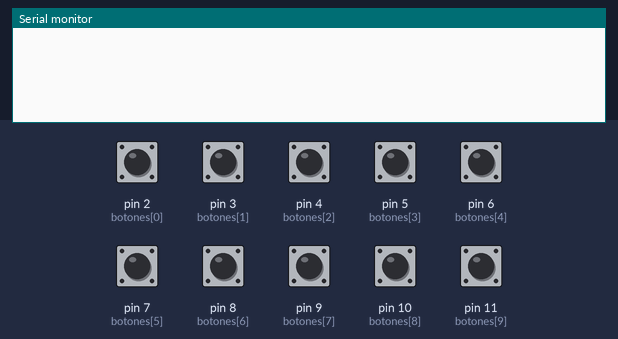
Simulated run of this sketch. Board: Arduino Uno, built with avr-gcc and run on an emulated ATmega328P. Shown: the last lines printed to the serial monitor. The test bench sets the inputs (shaded band); at power-on: pin 2 (botones[0]), pin 3 (botones[1]), pin 4 (botones[2]), pin 5 (botones[3]), pin 6 (botones[4]), pin 7 (botones[5]), pin 8 (botones[6]), pin 9 (botones[7]), pin 10 (botones[8]), pin 11 (botones[9]) HIGH.

Above: at 1.2 s.
1.3 s: pin 2 (botones[0]) pulled LOW for 0.15 s
At 2.5 s:
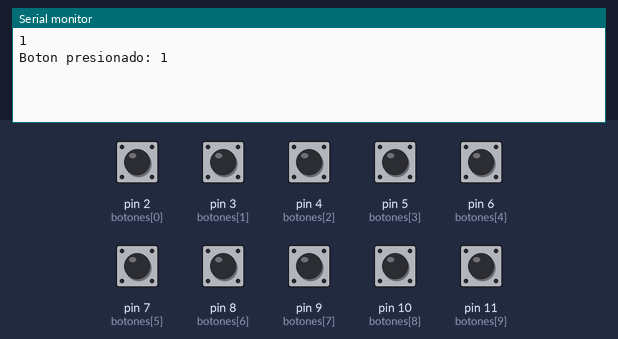
2.9 s: pin 3 (botones[1]) pulled LOW for 0.15 s
At 4.0 s:
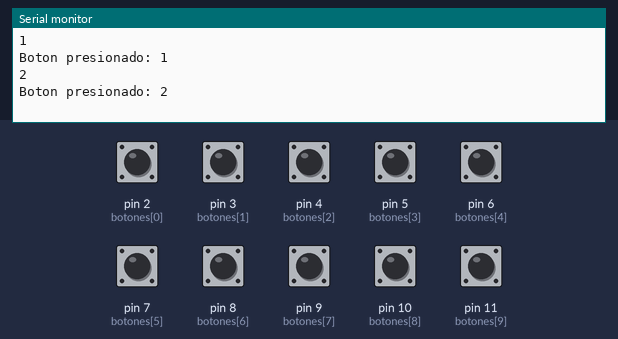
4.5 s: pin 4 (botones[2]) pulled LOW for 0.15 s
At 5.2 s:
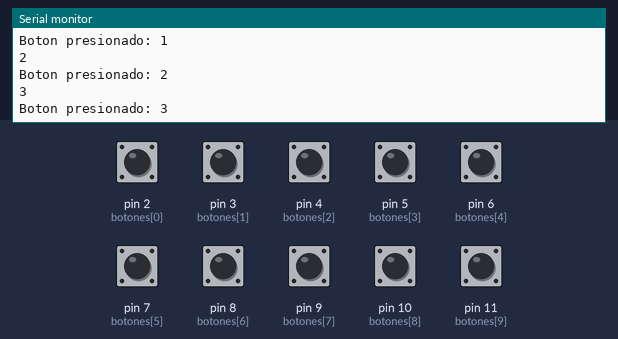
6.1 s: pin 5 (botones[3]) pulled LOW for 0.15 s
At 6.4 s:
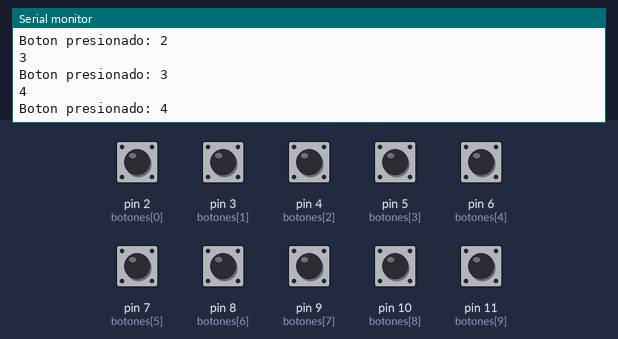
7.7 s: pin 6 (botones[4]) pulled LOW for 0.15 s
At 8.8 s:
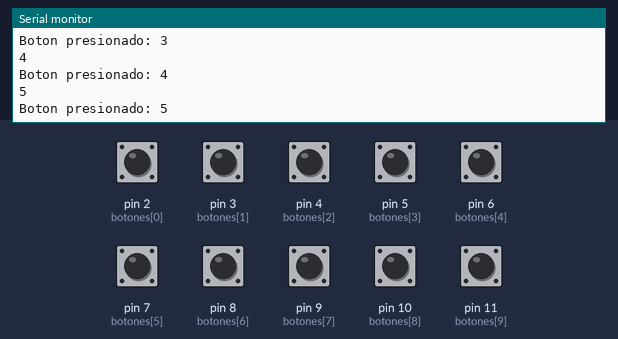
9.3 s: pin 7 (botones[5]) pulled LOW for 0.15 s
At 10.1 s:
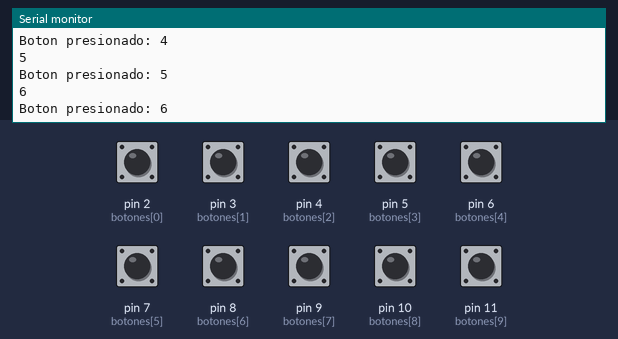

The sketch:

Pulsadores.ino
```cpp
int botones[] = {2,3,4,5,6,7,8,9,10,11};
int numBotones = 10;

void setup(){
 Serial.begin(9600);
 for(int i=0; i<numBotones; i++){
  pinMode(botones[i], INPUT_PULLUP);
 }

}

void loop(){
 for(int i=0; i<numBotones; i++){
  if(digitalRead(botones[i]) == LOW){
   int numero = i + 1;
   Serial.println(numero);
   Serial.print("Boton presionado: ");
   Serial.println(numero);
   delay(300);
  }
 }
}
```

Measured:
- after the input at 1.3 s, the serial monitor: prints a new line at once (image 1)
- after the input at 2.9 s, the serial monitor: prints a new line at once (image 2)
- after the input at 4.5 s, the serial monitor: prints a new line at once (image 3)
- after the input at 6.1 s, the serial monitor: prints a new line at once (image 4)
- after the input at 7.7 s, the serial monitor: prints a new line at once (image 5)
- after the input at 9.3 s, the serial monitor: prints a new line at once (image 6)
